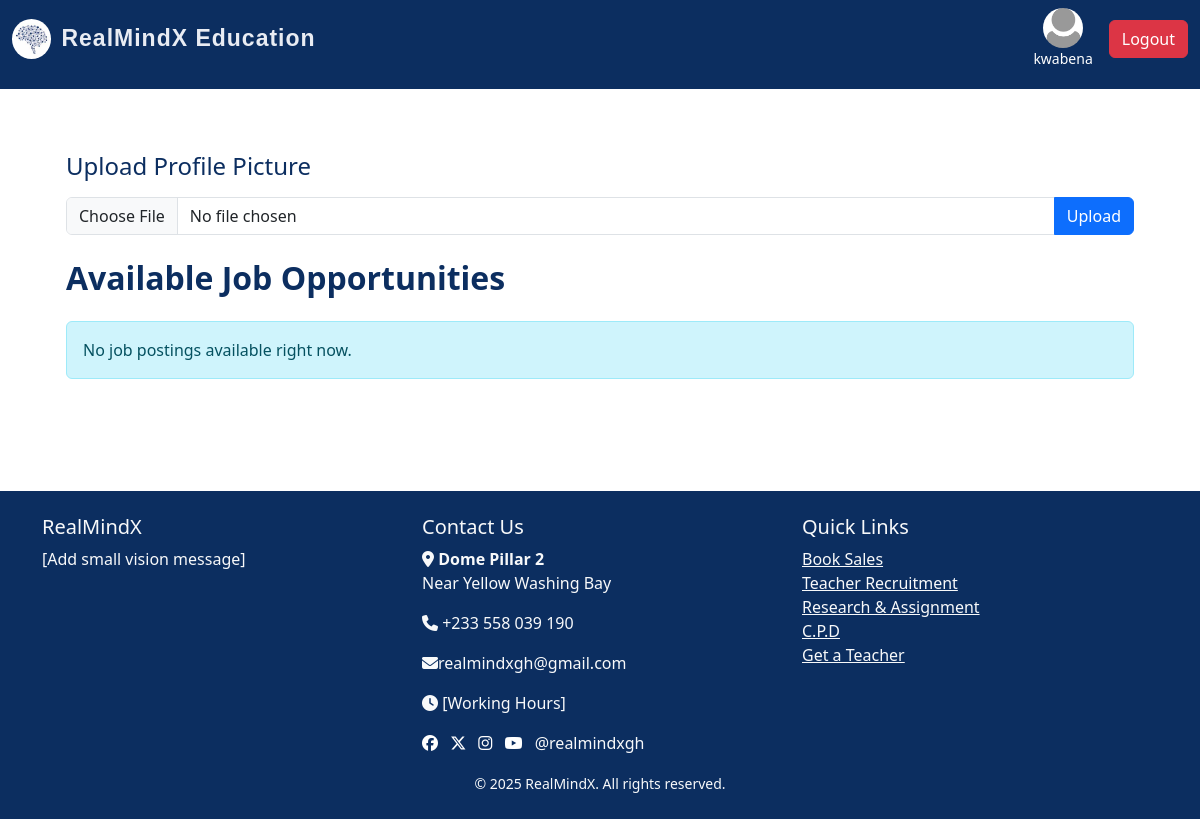
Page /users/dashboard (signed in) on the earlier database version.
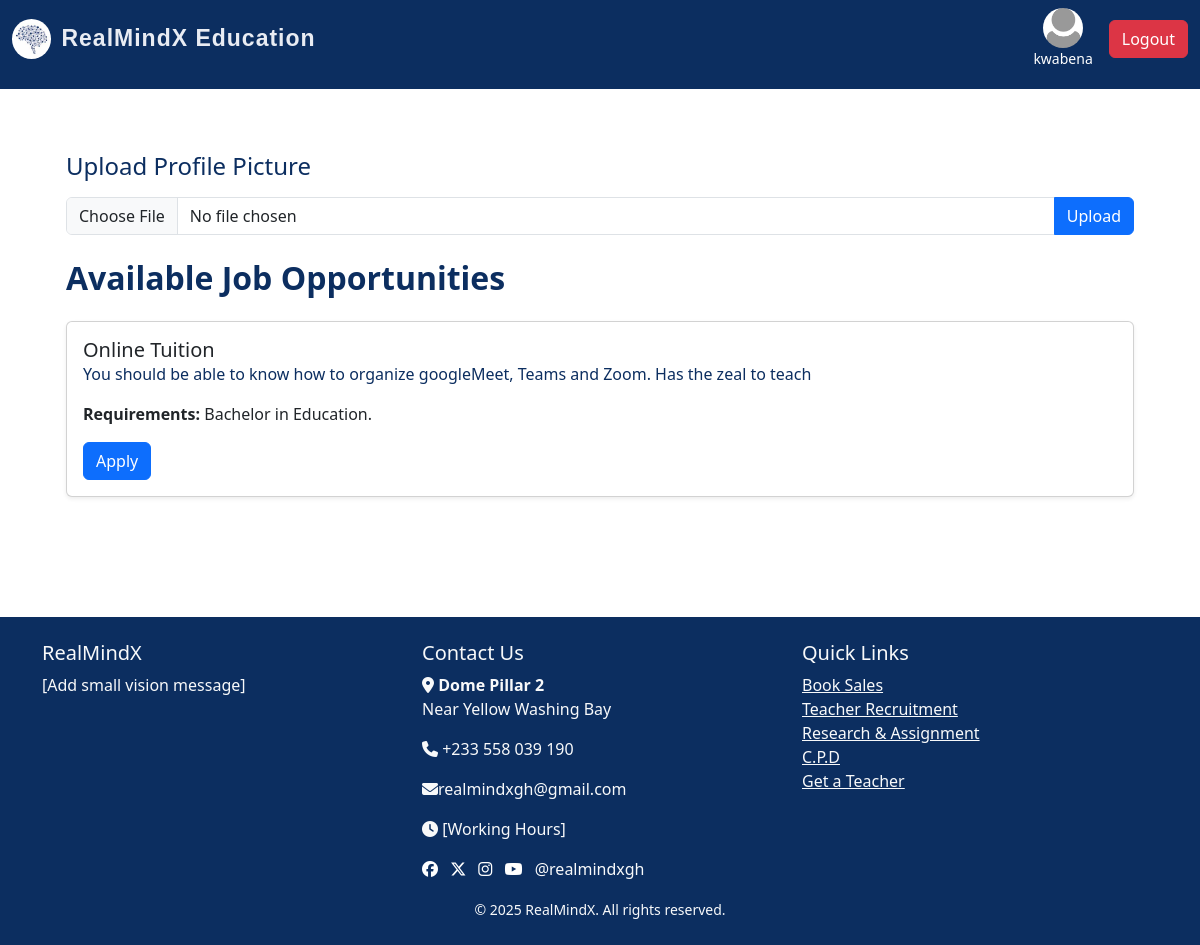
Same page on the later database version.
### models.py (models this page shows)
class JobPost(db.Model):
    id = db.Column(db.Integer, primary_key=True)
    title = db.Column(db.String(150), nullable=False)
    description = db.Column(db.Text, nullable=False)
    job_type = db.Column(db.String(50))
    requirements = db.Column(db.Text, nullable=False)
    date_posted = db.Column(db.DateTime, default=datetime.utcnow)
    admin_id = db.Column(db.Integer, db.ForeignKey('admin.id'), nullable=False)
    applications = db.relationship('Application', backref='job', cascade='all, delete-orphan', lazy=True)

### routes.py (the view)
@app.route('/users/dashboard')
@login_required
def users_dashboard():
    if not isinstance(current_user, User):
        return redirect(url_for('admin_dashboard'))
    jobs = JobPost.query.order_by(JobPost.id.desc()).all()
    applied_jobs = [application.job_id for application in current_user.applications]
    return render_template('users_dashboard.html', jobs=jobs, applied_jobs=applied_jobs)

### routes.py (called while the page is built)
@login_manager.user_loader
def load_user(user_id):
    try:
        user_type, id = user_id.split(":")
        if user_type == "user":
            return User.query.get(int(id))
        elif user_type == "admin":
            return Admin.query.get(int(id))
    except ValueError:
        return None

### templates/users_dashboard.html (shortened to what this page needs)
{% extends "index.html" %}
{% block content %}
    <div class="container py-4">
        <div class="container py-4">
            <h4 class="mb-3">Upload Profile Picture</h4>
    <form method="POST" action="{{ url_for('upload_profile_pic') }}" enctype="multipart/form-data" class="mb-2">
        <div class="input-group">
            <input type="file" name="profile_pic" class="form-control" required>
            <button type="submit" class="btn btn-primary">Upload</button>
        </div>
    </form>
    <h2 class="mb-4 fw-bold" style="color: #0C2E60;">Available Job Opportunities</h2>
    {% if jobs %}
        {% for job in jobs %}
        <div class="card mb-4 shadow-sm">
            <div class="card-body">
                <h5 class="card-title">{{ job.title }}</h5>
                <p class="card-text">{{ job.description }}</p>
                {% if job.requirements %}
                <p><strong>Requirements:</strong> {{ job.requirements }}</p>
                {% endif %}
                {% if job.id in applied_jobs %}
                <span class="text-success fw-bold">Applied!!!</span>
                {% else %}
                    <a href="{{ url_for('apply', job_id=job.id) }}" class="btn btn-primary">Apply</a>
                {% endif %}
            </div>
        </div>
        {% endfor %}
    {% else %}
        <div class="alert alert-info" role="alert">
            No job postings available right now.
        </div>
    {% endif %}
</div>
{% endblock %}

Differences in the rows shown:
added JobPost: title "Online Tuition", description "You should be able to know how to organize googleMeet, Teams and Zoom. Has the zeal to teach", requirements "Bachelor in Education."
Other differences:
text no longer shown: "No job postings available right now."
